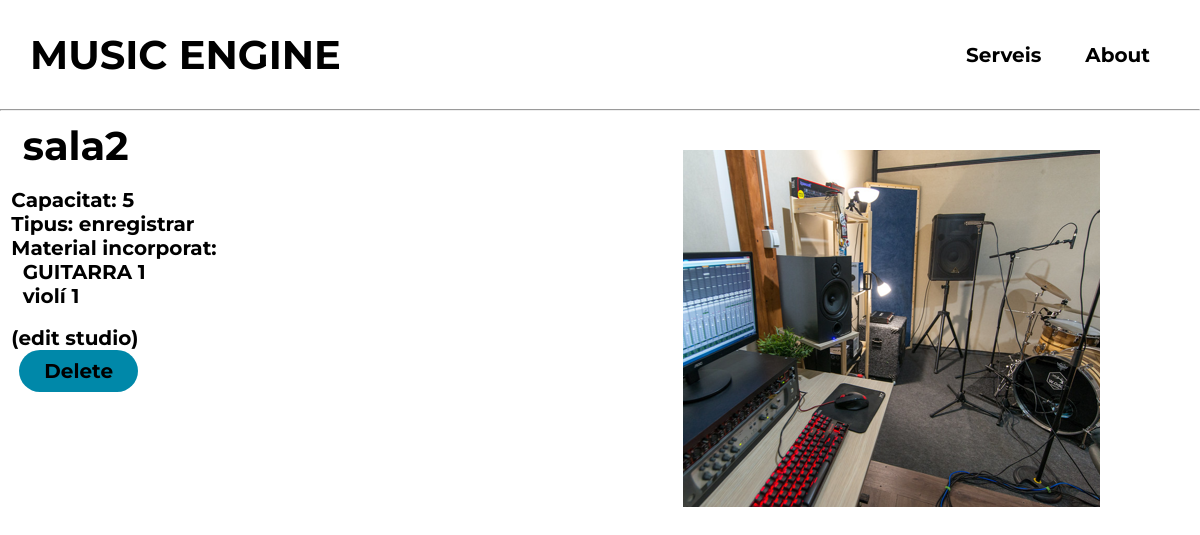
The page /studio/sala2/ on the database its author committed.
### music_engine/models.py (models this page shows, shortened)
class MusicalStudio(models.Model):
    name = models.CharField(max_length=100, primary_key=True)
    capacity = models.IntegerField()
    TYPE_CHOICES = (
        ('ensaig', 'ENSAIG'),
        ('enregistrar', 'ENREGISTRAR')
    )
    type = models.CharField(choices=TYPE_CHOICES, max_length=100)
    incorporated_material = models.ManyToManyField(MusicalMaterial, blank=True)

class MusicalMaterial(models.Model):
    name = models.CharField(max_length=100, primary_key=True)
    TYPE_CHOICES = (('altaveu', 'ALTAVEU'),
                    ('micròfon', 'MICRÒFON'),
                    ('percussió', 'PERCUSSIÓ'),
                    ('corda', 'CORDA'),
                    ('vent', 'VENT'),
                    ('amplificador', 'AMPLIFICADOR'))
    type = models.CharField(choices=TYPE_CHOICES, max_length=100)
    def __str__(self):
        return self.name

### music_engine/views.py (the view)
# urls.py: path('studio/<str:pk>/', studio_detail, name='studio_detail'),
def studio_detail(request, pk):
    studio = get_object_or_404(MusicalStudio, pk=pk)
    return render(request, 'studio_detail.html', {'studio': studio})

### templates/studio_detail.html (shortened to what this page needs)
{% include 'navbar.html' %}
{% load static %}
{% block content %}
<img src="{% static 'images/sala1.png' %}" style="position: absolute; top: 150px; right: 100px;">
<h1>&nbsp {{ studio.name }}</h1>
<p>&nbsp Capacitat: {{ studio.capacity }}</p>
<p>&nbsp Tipus: {{ studio.type }}</p>
<p>&nbsp Material incorporat:</p>
<ul>
{% for material in studio.incorporated_material.all %}
    <li>&nbsp &nbsp {{ material }}</li>
{% endfor %}
</ul>
    <p>&nbsp (<a class="edit-button" href="{% url 'studio_edit' studio.name %}">edit studio</a>)</p>
    <a class="cta" href="{% url 'studio_delete' studio.name %}">
        &nbsp <button class="button-delete">Delete</button>
    </a>
{% endblock %}

### templates/navbar.html (style rules this page uses)
* { box-sizing: border-box; margin: 0; padding: 0; }
li, a, button, p, tr { font-family: "Montserrat", sans-serif; font-weight: 700; font-size: 20px; color: black; text-decoration: none; }
h1 { font-family: "Montserrat", sans-serif; font-weight: 1400; font-size: 40px; color: black; text-decoration: none; margin: 0; }
button { padding: 9px 25px; background-color: rgba(0, 136, 169, 1); border: none; border-radius: 50px; cursor: pointer; }

### rows shown on the page
MusicalStudio: name "sala2", capacity "5", type "enregistrar"
MusicalMaterial: name "GUITARRA 1"
MusicalMaterial: name "violí 1"
